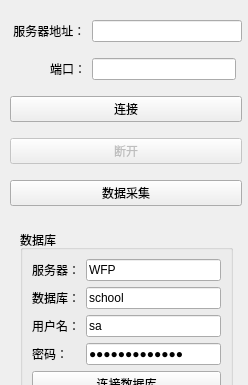
          <widget class="QWidget" name="page_6">
           <property name="geometry">
            <rect>
             <x>0</x>
             <y>0</y>
             <width>248</width>
             <height>385</height>
            </rect>
           </property>
           <attribute name="icon">
            <iconset>
             <normaloff>:/images/images/3.ico</normaloff>:/images/images/3.ico</iconset>
           </attribute>
           <attribute name="label">
            <string>数据采集</string>
           </attribute>
           <widget class="QWidget" name="widget_3" native="true">
            <property name="geometry">
             <rect>
              <x>10</x>
              <y>10</y>
              <width>232</width>
              <height>211</height>
             </rect>
            </property>
            <property name="styleSheet">
             <string notr="true">QWidget#line{ //在Widget某一边画分割线
    background-color:white;
    border-left:none;
    border-top:none;
    border-right:none;
    border-bottom:1px solid rgba(216,216,216,1);
}</string>
            </property>
            <layout class="QGridLayout" name="gridLayout_19">
             <item row="0" column="1" colspan="2">
              <widget class="QLineEdit" name="ip"/>
             </item>
             <item row="1" column="1">
              <widget class="QLineEdit" name="port"/>
             </item>
             <item row="1" column="0">
              <widget class="QLabel" name="label_20">
               <property name="text">
                <string>端口：</string>
               </property>
               <property name="alignment">
                <set>Qt::AlignRight|Qt::AlignTrailing|Qt::AlignVCenter</set>
               </property>
              </widget>
             </item>
             <item row="0" column="0">
              <widget class="QLabel" name="label_18">
               <property name="text">
                <string> 服务器地址：</string>
               </property>
              </widget>
             </item>
             <item row="4" column="0" colspan="3">
              <widget class="QPushButton" name="btnStartThread">
               <property name="text">
                <string>数据采集</string>
               </property>
               <property name="icon">
                <iconset>
                 <normaloff>:/images/dis3.ico</normaloff>:/images/dis3.ico</iconset>
               </property>
              </widget>
             </item>
             <item row="2" column="0" colspan="3">
              <widget class="QPushButton" name="connectServer">
               <property name="text">
                <string>连接</string>
               </property>
               <property name="icon">
                <iconset>
                 <normaloff>:/images/051.JPG</normaloff>:/images/051.JPG</iconset>
               </property>
              </widget>
             </item>
             <item row="3" column="0" colspan="3">
              <widget class="QPushButton" name="disconnectServer">
               <property name="enabled">
                <bool>false</bool>
               </property>
               <property name="text">
                <string>断开</string>
               </property>
               <property name="icon">
                <iconset>
                 <normaloff>:/images/072.JPG</normaloff>:/images/072.JPG</iconset>
               </property>
              </widget>
             </item>
            </layout>
           </widget>
           <widget class="QGroupBox" name="groupBox_11">
            <property name="geometry">
             <rect>
              <x>20</x>
              <y>230</y>
              <width>213</width>
              <height>184</height>
             </rect>
            </property>
            <property name="styleSheet">
             <string notr="true"/>
            </property>
            <property name="title">
             <string>数据库</string>
            </property>
            <layout class="QGridLayout" name="gridLayout_21">
             <item row="0" column="0">
              <widget class="QLabel" name="label_21">
               <property name="text">
                <string>服务器：</string>
               </property>
              </widget>
             </item>
             <item row="0" column="1">
              <widget class="QLineEdit" name="Tname">
               <property name="text">
                <string>WFP</string>
               </property>
              </widget>
             </item>
             <item row="1" column="1">
              <widget class="QLineEdit" name="Sname">
               <property name="text">
                <string>school</string>
               </property>
              </widget>
             </item>
             <item row="3" column="0">
              <widget class="QLabel" name="label_23">
               <property name="text">
                <string>用户名：</string>
               </property>
              </widget>
             </item>
             <item row="5" column="0">
              <widget class="QLabel" name="label_24">
               <property name="text">
                <string>密码：</string>
               </property>
              </widget>
             </item>
             <item row="1" column="0">
              <widget class="QLabel" name="label_22">
               <property name="text">
                <string>数据库：</string>
               </property>
              </widget>
             </item>
             <item row="3" column="1">
              <widget class="QLineEdit" name="Aname">
               <property name="text">
                <string>sa</string>
               </property>
              </widget>
             </item>
             <item row="5" column="1">
              <widget class="QLineEdit" name="Pname">
               <property name="text">
                <string>Wfp5763020000</string>
               </property>
               <property name="echoMode">
                <enum>QLineEdit::Password</enum>
               </property>
              </widget>
             </item>
             <item row="6" column="0" colspan="2">
              <widget class="QPushButton" name="conectDB">
               <property name="text">
                <string>连接数据库</string>
               </property>
              </widget>
             </item>
            </layout>
           </widget>
          </widget>
